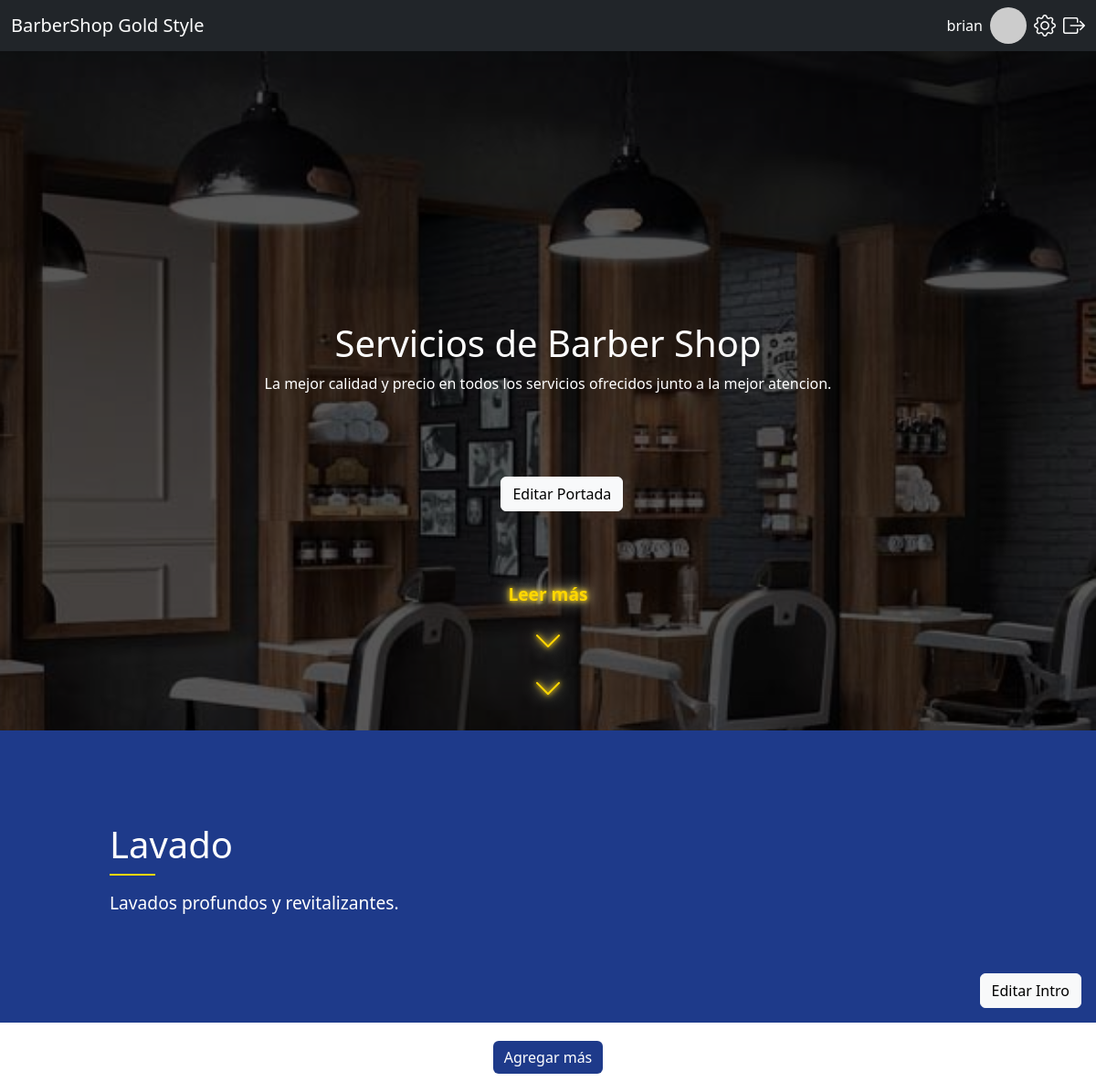
/php/admin/lavado_admin.php (signed in), run on the app's committed database.
### tables this page shows
CREATE TABLE `portada` (
  `id` int(11) NOT NULL,
  `titulo` varchar(255) NOT NULL,
  `descripcion` varchar(255) NOT NULL,
  `imagen` varchar(255) NOT NULL
);

CREATE TABLE `intro_servicios` (
  `id` int(11) NOT NULL,
  `servicio` varchar(50) NOT NULL,
  `titulo` varchar(255) NOT NULL,
  `descripcion` varchar(255) NOT NULL
);

### php/admin/lavado_admin.php (the view, shortened to what this page needs)
<?php
require_once '../conexion.php';
$servicio = 'lavado';
try {
    $stmtIntro = $pdo->prepare("SELECT * FROM intro_servicios WHERE servicio = :servicio LIMIT 1");
    $stmtIntro->execute([':servicio' => $servicio]);
    $intro = $stmtIntro->fetch();
    $stmtPortada = $pdo->query("SELECT * FROM portada ORDER BY id ASC LIMIT 1 OFFSET 1");
    $portada = $stmtPortada->fetch();
} catch(PDOException $e) {
    echo "Error: " . htmlspecialchars($e->getMessage());
    exit;
}
?>
<!DOCTYPE html>
<html lang="es">
<head>
    <link href="https://cdn.jsdelivr.net/npm/bootstrap@5.3.3/dist/css/bootstrap.min.css" rel="stylesheet">
    <link href="https://cdn.jsdelivr.net/npm/bootstrap-icons@1.11.3/font/bootstrap-icons.css" rel="stylesheet">
    <link rel="stylesheet" href="/css/servicio.css">
    <link rel="stylesheet" href="https://cdn.jsdelivr.net/npm/bootstrap-icons@1.10.5/font/bootstrap-icons.css">
</head>
<body>
    <nav class="navbar navbar-dark bg-dark fixed-top">
        <div class="container-fluid">
            <a class="navbar-brand" href="#">BarberShop Gold Style</a>
            <div class="boton-nav d-flex align-items-center">
                <span class="text-white me-2"><?php echo htmlspecialchars($_SESSION["nombre"] ?? 'Admin'); ?></span>
                <img src="https://via.placeholder.com/40" alt="Foto de Perfil" class="rounded-circle me-2" style="width: 40px; height: 40px;">
                <a href="config_admin.php" class="text-white me-2"><i class="bi bi-gear fs-4"></i></a>
                <a href="?logout=1" class="text-white"><i class="bi bi-box-arrow-right fs-4"></i></a>
            </div>
        </div>
    </nav>
    <div class="cover" style="background-image: url('/php/uploads/<?php echo isset($portada['imagen']) ? htmlspecialchars($portada['imagen']) : 'https://via.placeholder.com/1920x1080'; ?>');">
        <div class="cover-overlay"></div>
        <div class="cover-content">
            <h1><?php echo isset($portada['titulo']) ? htmlspecialchars($portada['titulo']) : '¡Bienvenido a mi sitio!'; ?></h1>
            <p><?php echo isset($portada['descripcion']) ? htmlspecialchars($portada['descripcion']) : 'Descripción de la portada'; ?></p>
        </div>
        <button class="btn btn-light edit-cover-btn" data-bs-toggle="modal" data-bs-target="#editCoverModal">Editar Portada</button>
        <div class="read-more">
            <span>Leer más</span>
            <div class="arrows">
                <i class="bi bi-chevron-down"></i>
                <i class="bi bi-chevron-down"></i>
            </div>
        </div>
    </div>
    <div class="intro-container">
        <div class="intro-text">
            <h2><?php echo htmlspecialchars($intro['titulo']); ?></h2>
            <p><?php echo htmlspecialchars($intro['descripcion']); ?></p>
        </div>
        <button class="btn btn-light edit-intro-btn" data-bs-toggle="modal" data-bs-target="#editIntroModal">Editar Intro</button>
    </div>
    <div class="add-btn-section">
        <button class="btn btn-primary add-btn" data-bs-toggle="modal" data-bs-target="#addModal">Agregar más</button>
    </div>
</body>
</html>

### css/servicio.css (style rules this page uses)
:root { font-size: 16px; }
.cover { height: 100vh; width: 100vw; background-size: cover; background-position: center; background-attachment: fixed; display: flex; flex-direction: column; align-items: center; justify-content: center; color: white; text-align: center; position: relative; }
.cover-content { z-index: 1; opacity: 0; transform: translateY(3rem); animation: fadeInUp 1s ease-out forwards; position: relative; }
.cover-overlay { position: absolute; top: 0; left: 0; width: 100%; height: 100%; background: rgba(0, 0, 0, 0.65); z-index: 0; }
.edit-cover-btn { position: absolute; bottom: 15rem; left: 45.7%; z-index: 2; transform: translateY(3rem); animation: fadeInUp 1s ease-out forwards; }
.read-more { position: absolute; bottom: 1.25rem; width: 100%; text-align: center; z-index: 1; color: #FFD700; font-size: 1.2rem; font-weight: bold; text-shadow: 0 0 0.3125rem #FFD700, 0 0 0.625rem #FFE066, 0 0 1.25rem #FFFFFF; opacity: 0; transform: translateY(3rem); animation: fadeInUp 1s ease-out 0.3s forwards; }
.arrows { display: flex; flex-direction: column; align-items: center; margin-top: 0.625rem; }
.arrows i { font-size: 2rem; color: #FFD700; text-shadow: 0 0 0.3125rem #FFD700, 0 0 0.625rem #FFE066, 0 0 1.25rem #FFFFFF; margin: 0.125rem 0; animation: flowDown 1.5s ease-in-out infinite; }
.arrows i:nth-child(2) { animation-delay: 0.3s; }
.add-btn-section { text-align: center; padding: 1.25rem 0; }
.add-btn { background-color: #1E3A8A; color: white; border: none; font-size: 1rem; }
.intro-container { height: 40vh; background-color: #1E3A8A; color: white; display: flex; align-items: center; padding: 0 10%; position: relative; }
.intro-text { max-width: 50%; text-align: left; }
.intro-text h2 { font-size: 2.5rem; margin-bottom: 1rem; position: relative; }
.intro-text h2::after { content: ''; display: block; width: 50px; height: 2px; background-color: #FFD700; margin-top: 0.5rem; }
.intro-text p { font-size: 1.2rem; }
.edit-intro-btn { position: absolute; bottom: 1rem; right: 1rem; z-index: 2; }

### data on the page
portada: imagen (picture), titulo "Servicios de Barber Shop", descripcion "La mejor calidad y precio en todos los servicios ofrecidos junto a la mejor atencion."
intro_servicios: titulo "Lavado", descripcion "Lavados profundos y revitalizantes."

### other printed values
$_SESSION["nombre"] "brian"
